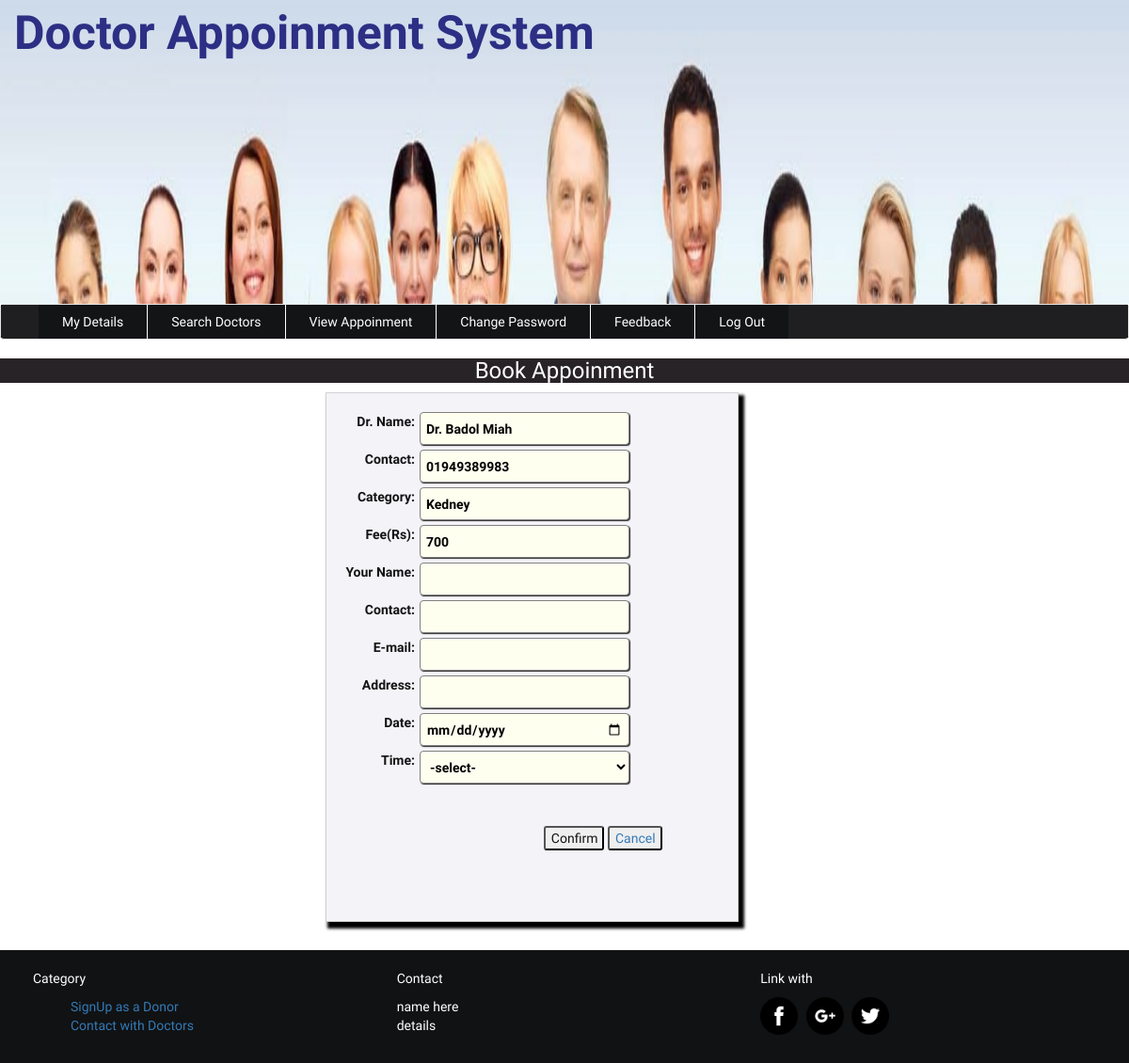
The app's page /patient/booking.php?doc_id=4 with its own data.
### tables this page shows
CREATE TABLE `doctor` (
  `doc_id` int(22) NOT NULL,
  `doctor_id` varchar(22) NOT NULL,
  `name` varchar(22) NOT NULL,
  `address` varchar(100) NOT NULL,
  `contact` varchar(14) NOT NULL,
  `email` varchar(22) NOT NULL,
  `expertise` varchar(22) NOT NULL,
  `id` int(11) NOT NULL,
  `fee` varchar(111) NOT NULL,
  `userid` varchar(22) NOT NULL,
  `password` varchar(22) NOT NULL,
  `pic` varchar(111) NOT NULL
);

### patient/booking.php (the view, shortened to what this page needs)
<?php include('header.php'); ?>
<?php include('uptomenu.php'); ?>
<?php
	$doc_id = isset($_GET['doc_id'])?$_GET['doc_id']:"";
 ?>
					<?php
					include('../config.php');
							$sql="SELECT * FROM doctor WHERE doc_id = $doc_id ";
							$result = $conn->query($sql);
							if ($result->num_rows > 0) {
							    while($row  = $result->fetch_assoc()) {
							        $name 	= $row["name"];
							        $expertise 	= $row["expertise"];
							        $contact 	= $row["contact"];
							        $fee = $row["fee"];
							    }
							}
					?>
		<div class="login" style="background-color:#fff;">
		<h3 class="text-center" style="background-color:#272327;color: #fff;">Book Appoinment</h3>
			<div class="formstyle" style="float: right;padding:20px;border: 1px solid lightgrey;margin-right:415px; margin-bottom:30px;background-color:#f3f3f8;color:#141313;">
				<form action="" method="post" class="text-center form-group" enctype="multipath/form-data">
					<label>
						Dr. Name: <input type="text" name="dname" value="<?php echo $name; ?>" readonly>
					</label><br><br>
 					<label>
						Contact: <input type="text" name="dcontact" value="<?php echo $contact; ?>" readonly>
					</label><br><br>
					<label>
						Category: <input type="text" name="expertise" value="<?php echo $expertise; ?>" readonly>
					</label><br><br>
					<label>
						Fee(Rs): <input type="text" name="fee" value="<?php echo $fee; ?>" readonly >
					</label><br><br>
					<label>
						Your Name: <input type="text" name="pname" value="" require>
					</label><br><br>
 					<label>
						 Contact: <input type="text" name="pcontact" value="" require>
					</label><br><br>
					<label>
						 E-mail: <input type="email" name="email" value="" required>
					</label><br><br>
					<label>
						 Address: <input type="text" name="address" value="" required>
					</label><br><br>
					<label>
						 Date: <input type="date" name="dates" value=""required >
					</label><br><br>
					<label>
						 Time: <select name="tyme" required>
										<option value="">-select-</option>
									</select>
					</label><br><br>
					<br><br>
					<button name="submit" type="submit" style="padding-right:5px;border-radius:3px;margin-right:;">Confirm</button>
					<a href="search_doctor.php"><button name="" type="" style="padding-right:5px;border-radius:3px;margin-right:-150px;">Cancel</button></a> <br>
				</form> <br><br>
			</div>
		</div>
 <?php include('footer.php'); ?>
	</div>
</body>
</html>

### patient/style.css (style rules this page uses)
body { padding: 5px auto; font-family: 'El Messiri', sans-serif; background:url(../img/bg3.jpg) fixed no-repeat; background-size:cover; }
input[type="text"],input[type="email"],input[type="password"],input[type="number"],input[type="date"],select,option { text-align: initial; width:223px; box-shadow:1px 1px 1px #2d2a2a; height:35px; line-height: normal; line-break: inherit; background-color: ivory; color: black; align-self: normal; margin-left: 5px; border:1px solid grey; border-radius: 4px; padding:4px 6px; float: right; margin-right: 95px; }
select,option { text-align: initial; width: 223px; box-shadow:1px 1px 1px #2d2a2a; height:35px; line-height: normal; line-break: inherit; background-color: ivory; align-self: normal; margin-left: 5px; border:1px solid grey; border-radius: 4px; padding:4px 6px; float: right; margin-right: 95px; }
label { cursor: pointer; float: right; }
.formstyle { box-shadow: 4px 5px 3px 2px black; }

### records on screen
doctor: dname "Dr. Badol Miah", dcontact "01949389983", expertise "Kedney", fee "700"
